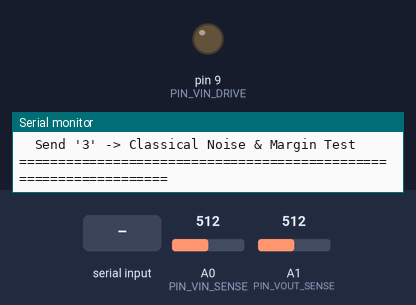
Simulated run of this sketch. Board: Arduino Uno, built with avr-gcc and run on an emulated ATmega328P. Parts: output pins drawn as LEDs (lit = HIGH), the last lines printed to the serial monitor. The test bench sets the inputs (shaded band); at power-on: A0 (PIN_VIN_SENSE) = 512, A1 (PIN_VOUT_SENSE) = 512.

Above: at 1.2 s.
1.3 s: "2" received over Serial
At 1.77 s:
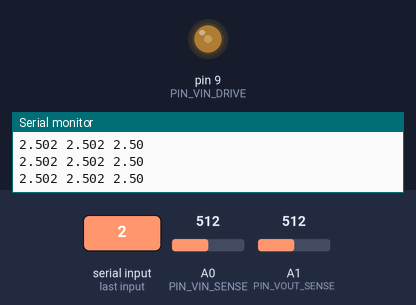
At 4.2 s:
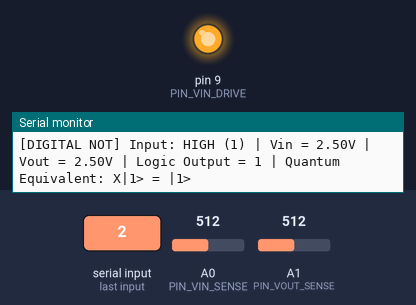
4.8 s: "3" received over Serial
Timing chart, 0 to 16.1 s (numbered marks = the images above; inputs shaded):
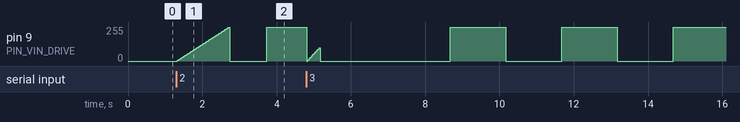

The sketch:

transistor_switch_inverter.ino
```cpp
/*
 * ====================================================================================
 * Project: From Transistors to Qubits: A Hybrid Learning Framework
 * File: transistor_switch_inverter.ino
 * Target: Arduino Uno / Nano / ESP32 (compatible with any 3.3V/5V microcontroller)
 * Description:
 *   Automated hardware characterization of a BJT/MOSFET transistor switch and
 *   logic inverter (RTL NOT Gate). Provides digital toggling, Voltage Transfer
 *   Characteristic (VTC) sweeping, and noise margin exploration.
 * ====================================================================================
 */

// Pin Definitions
const int PIN_VIN_DRIVE = 9;   // PWM / Digital Output driving the Transistor Base via R_B
const int PIN_VIN_SENSE = A0;  // Analog input monitoring Base voltage V_in
const int PIN_VOUT_SENSE = A1; // Analog input monitoring Collector voltage V_out

// Operating Modes:
// 1 = Digital Square Wave Inverter Test (1 Hz toggle with Truth Table telemetry)
// 2 = VTC Sweep Mode (Ramps Vin 0V -> 5V to capture transfer characteristics)
// 3 = Noise Margin Test (Injects simulated noise perturbations)
int operationalMode = 1;

// Constants
const float V_REF = 5.0;       // Reference voltage (Change to 3.3 for ESP32)
const int ADC_RESOLUTION = 1023; // 10-bit ADC for Arduino Uno

void printBanner() {
  Serial.println(F("=================================================================="));
  Serial.println(F("  FROM TRANSISTORS TO QUBITS: HARDWARE CHARACTERIZATION BENCH     "));
  Serial.println(F("  University CSE Educational Demonstration Platform               "));
  Serial.println(F("=================================================================="));
  Serial.println(F("Commands:"));
  Serial.println(F("  Send '1' -> Digital Inverter Mode (Truth Table Verification)"));
  Serial.println(F("  Send '2' -> VTC Sweep Mode (Transfer Curve for Serial Plotter)"));
  Serial.println(F("  Send '3' -> Classical Noise & Margin Test"));
  Serial.println(F("=================================================================="));
}

void setup() {
  Serial.begin(115200);
  while (!Serial && millis() < 3000); // Wait for serial port connection

  pinMode(PIN_VIN_DRIVE, OUTPUT);
  pinMode(PIN_VIN_SENSE, INPUT);
  pinMode(PIN_VOUT_SENSE, INPUT);

  printBanner();
}

float readVoltage(int pin) {
  int raw = analogRead(pin);
  return (raw / (float)ADC_RESOLUTION) * V_REF;
}

// Mode 1: Digital Inverter Test
void runDigitalInverterTest() {
  static unsigned long lastToggle = 0;
  static bool currentState = LOW;

  if (millis() - lastToggle >= 1500) {
    lastToggle = millis();
    currentState = !currentState;
    digitalWrite(PIN_VIN_DRIVE, currentState ? HIGH : LOW);

    // Allow circuit capacitances to settle
    delay(20);

    float vIn = readVoltage(PIN_VIN_SENSE);
    float vOut = readVoltage(PIN_VOUT_SENSE);

    int logicIn = (vIn > 2.0) ? 1 : 0;
    int logicOut = (vOut > 2.0) ? 1 : 0;

    Serial.println(F("--------------------------------------------------"));
    Serial.print(F("[DIGITAL NOT] Input: "));
    Serial.print(currentState ? "HIGH (1)" : "LOW  (0)");
    Serial.print(F(" | Vin = "));
    Serial.print(vIn, 2);
    Serial.print(F("V | Vout = "));
    Serial.print(vOut, 2);
    Serial.print(F("V | Logic Output = "));
    Serial.print(logicOut);
    Serial.print(F(" | Quantum Equivalent: X|"));
    Serial.print(logicIn);
    Serial.print(F("> = |"));
    Serial.print(logicOut);
    Serial.println(F(">"));
  }
}

// Mode 2: Voltage Transfer Characteristic (VTC) Sweep
void runVtcSweep() {
  Serial.println(F("Starting VTC Sweep... Switch to Serial Plotter (115200 baud) for visual curve!"));
  Serial.println(F("Vin_V,Vout_V,LogicThreshold_Ref"));

  for (int pwm = 0; pwm <= 255; pwm += 3) {
    analogWrite(PIN_VIN_DRIVE, pwm);
    delay(15); // settle time

    float vIn = readVoltage(PIN_VIN_SENSE);
    float vOut = readVoltage(PIN_VOUT_SENSE);

    // Format for Arduino Serial Plotter
    Serial.print(vIn, 3);
    Serial.print(F(" "));
    Serial.print(vOut, 3);
    Serial.print(F(" "));
    Serial.println(2.50); // Mid-rail reference logic threshold
  }

  analogWrite(PIN_VIN_DRIVE, 0); // Reset
  delay(1000);
}

// Mode 3: Classical Noise & Immunity Demonstration
void runNoiseTest() {
  Serial.println(F("=== Classical Noise Margin Test ==="));
  Serial.println(F("Injecting small voltage noise around logic levels to show noise immunity..."));

  // Test Logic 0 with increasing noise
  for (int noiseLevel = 0; noiseLevel <= 100; noiseLevel += 10) {
    int noisyPwm = noiseLevel; // Noise pushing 0V upwards
    analogWrite(PIN_VIN_DRIVE, noisyPwm);
    delay(30);

    float vIn = readVoltage(PIN_VIN_SENSE);
    float vOut = readVoltage(PIN_VOUT_SENSE);
    int bitDetected = (vOut < 2.0) ? 0 : 1; // Inverted

    Serial.print(F("Noise Offset: Vin = "));
    Serial.print(vIn, 2);
    Serial.print(F("V -> Vout = "));
    Serial.print(vOut, 2);
    Serial.print(F("V -> Read as Bit: "));
    Serial.print(bitDetected);
    if (vIn > 0.7 && bitDetected == 0) {
      Serial.println(F("  [!] BIT FLIP DETECTED (Noise exceeded threshold V_IL)"));
    } else {
      Serial.println(F("  [OK] Noise rejected by threshold margin"));
    }
  }

  analogWrite(PIN_VIN_DRIVE, 0);
  delay(2000);
}

void loop() {
  // Check for mode change via Serial command
  if (Serial.available() > 0) {
    char cmd = Serial.read();
    if (cmd == '1') {
      operationalMode = 1;
      Serial.println(F(">> Switched to Mode 1: Digital Inverter"));
    } else if (cmd == '2') {
      operationalMode = 2;
      Serial.println(F(">> Switched to Mode 2: VTC Sweep"));
    } else if (cmd == '3') {
      operationalMode = 3;
      Serial.println(F(">> Switched to Mode 3: Noise Margin Test"));
    }
  }

  switch (operationalMode) {
    case 1:
      runDigitalInverterTest();
      break;
    case 2:
      runVtcSweep();
      operationalMode = 1; // Return to mode 1 after sweep
      break;
    case 3:
      runNoiseTest();
      operationalMode = 1; // Return to mode 1 after noise test
      break;
  }
}
```
